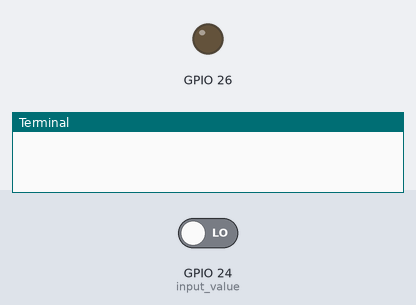
A program run on a simulated Raspberry Pi (BCM pin numbers). Shown: output pins drawn as LEDs (lit = HIGH), the last lines printed to the terminal. Dashed ring = blinking. The inputs (shaded band) are chosen by the test bench; at power-on: GPIO 24 (input_value) LOW.

Above: at 1.2 s.
1.3 s: GPIO 24 (input_value) driven HIGH
At 4.2 s:
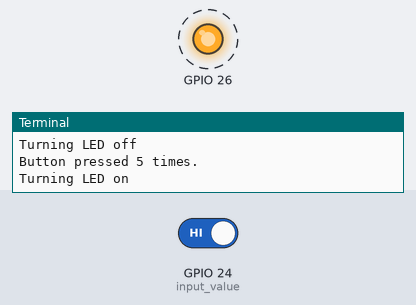
4.3 s: GPIO 24 (input_value) driven LOW
At 4.8 s:
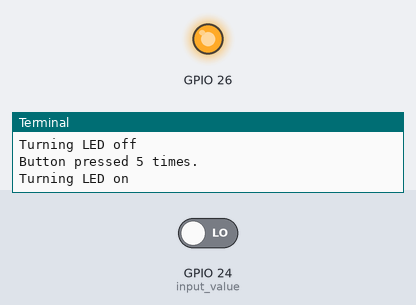
Timing chart, 0 to 7.3 s (numbered marks = the images above; inputs shaded):
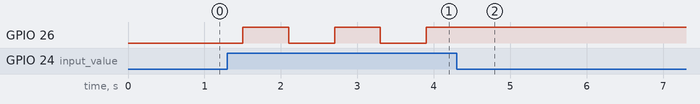

Measured:
- after the input at 1.3 s, GPIO 26: alternates HIGH for 0.60 s and LOW for 0.60 s, starting after 0.20 s
- after the input at 4.3 s, GPIO 26: stops changing and stays HIGH

The program:

combo.py
```python
#! /usr/bin/python

### note: script must be run as root

import RPi.GPIO as GPIO
import time

# use the on-board Broadcom chip's signal name for each pin
# instead of the physical layout
GPIO.setmode(GPIO.BCM)

GPIO.setup(24, GPIO.IN)
GPIO.setup(26, GPIO.OUT)

led_on = False
count = 0

while True:
    input_value = GPIO.input(24)
    if input_value:
        count += 1
        print("Button pressed %d times." % count)
        # toggle LED
        led_on = not led_on
        if led_on:
            print("Turning LED on")
            GPIO.output(26, GPIO.HIGH)
        else:
            print("Turning LED off")
            GPIO.output(26, GPIO.LOW)
        time.sleep(0.3)
    time.sleep(0.3)
```
